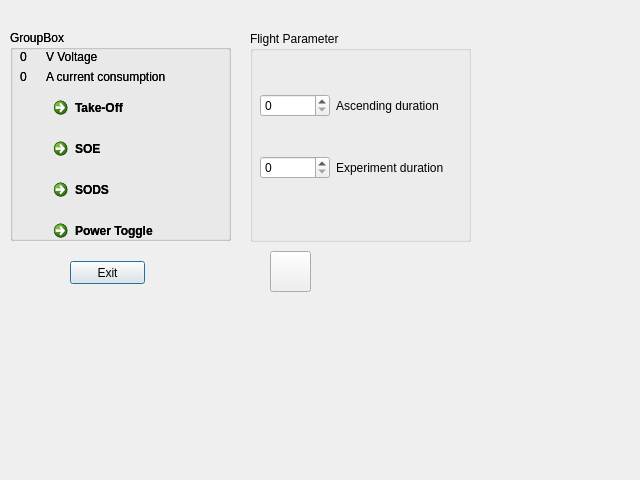
<?xml version="1.0" encoding="UTF-8"?>
<ui version="4.0">
 <class>rexusdialog</class>
 <widget class="QDialog" name="rexusdialog">
  <property name="geometry">
   <rect>
    <x>0</x>
    <y>0</y>
    <width>640</width>
    <height>480</height>
   </rect>
  </property>
  <property name="windowTitle">
   <string>Dialog</string>
  </property>
  <widget class="QPushButton" name="pushButton">
   <property name="geometry">
    <rect>
     <x>70</x>
     <y>261</y>
     <width>75</width>
     <height>23</height>
    </rect>
   </property>
   <property name="text">
    <string>Exit</string>
   </property>
  </widget>
  <widget class="QPushButton" name="pushButton_2">
   <property name="geometry">
    <rect>
     <x>270</x>
     <y>251</y>
     <width>41</width>
     <height>41</height>
    </rect>
   </property>
   <property name="text">
    <string/>
   </property>
   <property name="icon">
    <iconset resource="FireTamer.qrc">
     <normaloff>:/images/launch.png</normaloff>:/images/launch.png</iconset>
   </property>
   <property name="iconSize">
    <size>
     <width>40</width>
     <height>40</height>
    </size>
   </property>
  </widget>
  <widget class="QGroupBox" name="groupBox">
   <property name="geometry">
    <rect>
     <x>250</x>
     <y>31</y>
     <width>221</width>
     <height>211</height>
    </rect>
   </property>
   <property name="title">
    <string>Flight Parameter</string>
   </property>
   <widget class="QWidget" name="gridLayoutWidget_2">
    <property name="geometry">
     <rect>
      <x>10</x>
      <y>30</y>
      <width>184</width>
      <height>151</height>
     </rect>
    </property>
    <layout class="QGridLayout" name="gridLayout_2">
     <item row="0" column="1">
      <widget class="QLabel" name="label_8">
       <property name="text">
        <string>Ascending duration</string>
       </property>
      </widget>
     </item>
     <item row="0" column="0">
      <widget class="QSpinBox" name="spinBox"/>
     </item>
     <item row="1" column="0">
      <widget class="QSpinBox" name="spinBox_2"/>
     </item>
     <item row="1" column="1">
      <widget class="QLabel" name="label_10">
       <property name="text">
        <string>Experiment duration</string>
       </property>
      </widget>
     </item>
    </layout>
   </widget>
  </widget>
  <widget class="QGroupBox" name="groupBox_2">
   <property name="geometry">
    <rect>
     <x>10</x>
     <y>30</y>
     <width>221</width>
     <height>211</height>
    </rect>
   </property>
   <property name="title">
    <string>GroupBox</string>
   </property>
   <widget class="QWidget" name="gridLayoutWidget">
    <property name="geometry">
     <rect>
      <x>10</x>
      <y>20</y>
      <width>201</width>
      <height>198</height>
     </rect>
    </property>
    <layout class="QGridLayout" name="gridLayout">
     <item row="3" column="0">
      <widget class="QLabel" name="label_7">
       <property name="maximumSize">
        <size>
         <width>20</width>
         <height>20</height>
        </size>
       </property>
       <property name="text">
        <string/>
       </property>
       <property name="pixmap">
        <pixmap resource="FireTamer.qrc">:/images/ledoff.png</pixmap>
       </property>
       <property name="scaledContents">
        <bool>true</bool>
       </property>
      </widget>
     </item>
     <item row="2" column="0">
      <widget class="QLabel" name="label_3">
       <property name="maximumSize">
        <size>
         <width>20</width>
         <height>20</height>
        </size>
       </property>
       <property name="text">
        <string/>
       </property>
       <property name="pixmap">
        <pixmap resource="FireTamer.qrc">:/images/ledoff.png</pixmap>
       </property>
       <property name="scaledContents">
        <bool>true</bool>
       </property>
      </widget>
     </item>
     <item row="0" column="0">
      <widget class="QLabel" name="label">
       <property name="text">
        <string>0</string>
       </property>
      </widget>
     </item>
     <item row="1" column="0">
      <widget class="QLabel" name="label_5">
       <property name="text">
        <string>0</string>
       </property>
      </widget>
     </item>
     <item row="1" column="1">
      <widget class="QLabel" name="label_6">
       <property name="text">
        <string>A current consumption</string>
       </property>
      </widget>
     </item>
     <item row="4" column="0">
      <widget class="QLabel" name="label_9">
       <property name="maximumSize">
        <size>
         <width>20</width>
         <height>20</height>
        </size>
       </property>
       <property name="text">
        <string/>
       </property>
       <property name="pixmap">
        <pixmap resource="FireTamer.qrc">:/images/ledoff.png</pixmap>
       </property>
       <property name="scaledContents">
        <bool>true</bool>
       </property>
      </widget>
     </item>
     <item row="2" column="1">
      <widget class="QCommandLinkButton" name="commandLinkButton">
       <property name="text">
        <string>Take-Off</string>
       </property>
      </widget>
     </item>
     <item row="3" column="1">
      <widget class="QCommandLinkButton" name="commandLinkButton_2">
       <property name="text">
        <string>SOE</string>
       </property>
      </widget>
     </item>
     <item row="4" column="1">
      <widget class="QCommandLinkButton" name="commandLinkButton_3">
       <property name="text">
        <string>SODS</string>
       </property>
      </widget>
     </item>
     <item row="0" column="1">
      <widget class="QLabel" name="label_2">
       <property name="text">
        <string>V Voltage</string>
       </property>
      </widget>
     </item>
     <item row="5" column="1">
      <widget class="QCommandLinkButton" name="commandLinkButton_4">
       <property name="text">
        <string>Power Toggle</string>
       </property>
      </widget>
     </item>
     <item row="5" column="0">
      <widget class="QLabel" name="label_4">
       <property name="maximumSize">
        <size>
         <width>20</width>
         <height>20</height>
        </size>
       </property>
       <property name="text">
        <string/>
       </property>
       <property name="pixmap">
        <pixmap resource="FireTamer.qrc">:/images/ledoff.png</pixmap>
       </property>
       <property name="scaledContents">
        <bool>true</bool>
       </property>
      </widget>
     </item>
    </layout>
   </widget>
   <widget class="QGroupBox" name="groupBox_3">
    <property name="geometry">
     <rect>
      <x>0</x>
      <y>0</y>
      <width>221</width>
      <height>211</height>
     </rect>
    </property>
    <property name="title">
     <string>GroupBox</string>
    </property>
    <widget class="QWidget" name="gridLayoutWidget_3">
     <property name="geometry">
      <rect>
       <x>10</x>
       <y>20</y>
       <width>201</width>
       <height>198</height>
      </rect>
     </property>
     <layout class="QGridLayout" name="gridLayout_3">
      <item row="3" column="0">
       <widget class="QLabel" name="label_11">
        <property name="maximumSize">
         <size>
          <width>20</width>
          <height>20</height>
         </size>
        </property>
        <property name="text">
         <string/>
        </property>
        <property name="pixmap">
         <pixmap resource="FireTamer.qrc">:/images/ledoff.png</pixmap>
        </property>
        <property name="scaledContents">
         <bool>true</bool>
        </property>
       </widget>
      </item>
      <item row="2" column="0">
       <widget class="QLabel" name="label_12">
        <property name="maximumSize">
         <size>
          <width>20</width>
          <height>20</height>
         </size>
        </property>
        <property name="text">
         <string/>
        </property>
        <property name="pixmap">
         <pixmap resource="FireTamer.qrc">:/images/ledoff.png</pixmap>
        </property>
        <property name="scaledContents">
         <bool>true</bool>
        </property>
       </widget>
      </item>
      <item row="0" column="0">
       <widget class="QLabel" name="label_13">
        <property name="text">
         <string>0</string>
        </property>
       </widget>
      </item>
      <item row="1" column="0">
       <widget class="QLabel" name="label_14">
        <property name="text">
         <string>0</string>
        </property>
       </widget>
      </item>
      <item row="1" column="1">
       <widget class="QLabel" name="label_15">
        <property name="text">
         <string>A current consumption</string>
        </property>
       </widget>
      </item>
      <item row="4" column="0">
       <widget class="QLabel" name="label_16">
        <property name="maximumSize">
         <size>
          <width>20</width>
          <height>20</height>
         </size>
        </property>
        <property name="text">
         <string/>
        </property>
        <property name="pixmap">
         <pixmap resource="FireTamer.qrc">:/images/ledoff.png</pixmap>
        </property>
        <property name="scaledContents">
         <bool>true</bool>
        </property>
       </widget>
      </item>
      <item row="2" column="1">
       <widget class="QCommandLinkButton" name="commandLinkButton_5">
        <property name="text">
         <string>Take-Off</string>
        </property>
       </widget>
      </item>
      <item row="3" column="1">
       <widget class="QCommandLinkButton" name="commandLinkButton_6">
        <property name="text">
         <string>SOE</string>
        </property>
       </widget>
      </item>
      <item row="4" column="1">
       <widget class="QCommandLinkButton" name="commandLinkButton_7">
        <property name="text">
         <string>SODS</string>
        </property>
       </widget>
      </item>
      <item row="0" column="1">
       <widget class="QLabel" name="label_17">
        <property name="text">
         <string>V Voltage</string>
        </property>
       </widget>
      </item>
      <item row="5" column="1">
       <widget class="QCommandLinkButton" name="commandLinkButton_8">
        <property name="text">
         <string>Power Toggle</string>
        </property>
       </widget>
      </item>
      <item row="5" column="0">
       <widget class="QLabel" name="label_18">
        <property name="maximumSize">
         <size>
          <width>20</width>
          <height>20</height>
         </size>
        </property>
        <property name="text">
         <string/>
        </property>
        <property name="pixmap">
         <pixmap resource="FireTamer.qrc">:/images/ledoff.png</pixmap>
        </property>
        <property name="scaledContents">
         <bool>true</bool>
        </property>
       </widget>
      </item>
     </layout>
    </widget>
   </widget>
   <widget class="QGroupBox" name="groupBox_4">
    <property name="geometry">
     <rect>
      <x>240</x>
      <y>1</y>
      <width>221</width>
      <height>211</height>
     </rect>
    </property>
    <property name="title">
     <string>Flight Parameter</string>
    </property>
    <widget class="QWidget" name="gridLayoutWidget_4">
     <property name="geometry">
      <rect>
       <x>10</x>
       <y>30</y>
       <width>184</width>
       <height>151</height>
      </rect>
     </property>
     <layout class="QGridLayout" name="gridLayout_4">
      <item row="0" column="1">
       <widget class="QLabel" name="label_19">
        <property name="text">
         <string>Ascending duration</string>
        </property>
       </widget>
      </item>
      <item row="0" column="0">
       <widget class="QSpinBox" name="spinBox_3"/>
      </item>
      <item row="1" column="0">
       <widget class="QSpinBox" name="spinBox_4"/>
      </item>
      <item row="1" column="1">
       <widget class="QLabel" name="label_20">
        <property name="text">
         <string>Experiment duration</string>
        </property>
       </widget>
      </item>
     </layout>
    </widget>
   </widget>
   <widget class="QPushButton" name="pushButton_3">
    <property name="geometry">
     <rect>
      <x>260</x>
      <y>221</y>
      <width>41</width>
      <height>41</height>
     </rect>
    </property>
    <property name="text">
     <string/>
    </property>
    <property name="icon">
     <iconset resource="FireTamer.qrc">
      <normaloff>:/images/launch.png</normaloff>:/images/launch.png</iconset>
    </property>
    <property name="iconSize">
     <size>
      <width>40</width>
      <height>40</height>
     </size>
    </property>
   </widget>
   <widget class="QPushButton" name="pushButton_4">
    <property name="geometry">
     <rect>
      <x>60</x>
      <y>231</y>
      <width>75</width>
      <height>23</height>
     </rect>
    </property>
    <property name="text">
     <string>Exit</string>
    </property>
   </widget>
  </widget>
 </widget>
 <resources>
  <include location="FireTamer.qrc"/>
 </resources>
 <connections/>
</ui>
